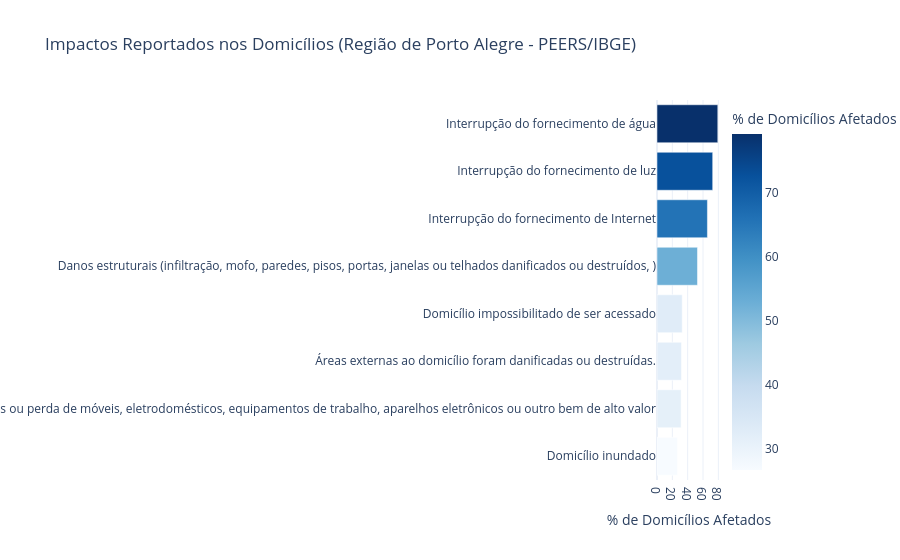

Notebook cell for this chart:
### Markdown cell above
### Gráfico 5 (Tela 2): Principais Ocorrências nos Domicílios
**Requisito:** Mostrar os dados externos levantados (PEERS/IBGE) e sua distribuição.

### Code cell
df_ocorrencias['Tipo'] = df_ocorrencias['Tipo'].str.wrap(40)
df_ocorrencias = df_ocorrencias.sort_values('Percentual', ascending=True)

fig5 = px.bar(df_ocorrencias, x='Percentual', y='Tipo', orientation='h',
              title='Impactos Reportados nos Domicílios (Região de Porto Alegre - PEERS/IBGE)',
              labels={'Percentual': '% de Domicílios Afetados', 'Tipo': ''},
              color='Percentual', color_continuous_scale='Blues')

fig5.show()

# Este gráfico expõe o impacto real reportado pelos moradores (IBGE). 
# Ele complementa a simulação da Tela 1 mostrando que a falta de água e luz afetou muito mais gente do que a inundação direta.

### Figure 1 — Plotly figure (JSON) as saved in the notebook; plotly's stock layout.template omitted (floating-point values rounded to 4 significant figures)
{"data": [{"hovertemplate": "% de Domicílios Afetados=%{marker.color}<br>=%{y}<extra></extra>", "legendgroup": "", "marker": {"color": [26.73, 31.45, 31.9, 32.85, 52.76, 65.73, 72.62, 79.26], "coloraxis": "coloraxis", "pattern": {"shape": ""}}, "name": "", "orientation": "h", "showlegend": false, "textposition": "auto", "type": "bar", "x": [26.73, 31.45, 31.9, 32.85, 52.76, 65.73, 72.62, 79.26], "xaxis": "x", "y": ["Domicílio inundado", "Danos ou perda de móveis,\neletrodomésticos, equipamentos de\ntrabalho, aparelhos eletrônicos ou outro\nbem de alto valor", "Áreas externas ao domicílio foram\ndanificadas ou destruídas.", "Domicílio impossibilitado de ser\nacessado", "Danos estruturais (infiltração, mofo,\nparedes, pisos, portas, janelas ou\ntelhados danificados ou destruídos, )", "Interrupção do fornecimento de Internet", "Interrupção do fornecimento de luz", "Interrupção do fornecimento de água"], "yaxis": "y"}], "layout": {"barmode": "relative", "coloraxis": {"autocolorscale": false, "colorbar": {"title": {"text": "% de Domicílios Afetados"}}, "colorscale": [[0, "rgb(247,251,255)"], [0.125, "rgb(222,235,247)"], [0.25, "rgb(198,219,239)"], [0.375, "rgb(158,202,225)"], [0.5, "rgb(107,174,214)"], [0.625, "rgb(66,146,198)"], [0.75, "rgb(33,113,181)"], [0.875, "rgb(8,81,156)"], [1, "rgb(8,48,107)"]]}, "legend": {"tracegroupgap": 0}, "title": {"text": "Impactos Reportados nos Domicílios (Região de Porto Alegre - PEERS/IBGE)"}, "xaxis": {"anchor": "y", "domain": [0, 1], "title": {"text": "% de Domicílios Afetados"}}, "yaxis": {"anchor": "x", "domain": [0, 1], "title": {"text": ""}}}}
